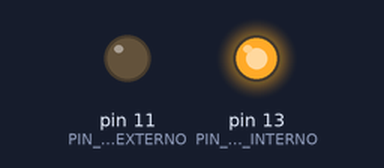
A sketch run on a simulated Arduino Uno, built with avr-gcc and run on an emulated ATmega328P. Parts: output pins drawn as LEDs (lit = HIGH).

Above: at 0.05 s.
At 5.5 s:
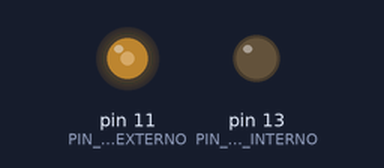
At 10.95 s:
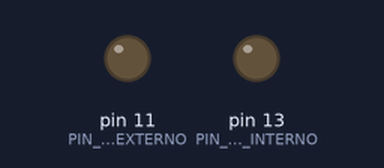
Timing chart, 0 to 14.3 s (numbered marks = the images above):
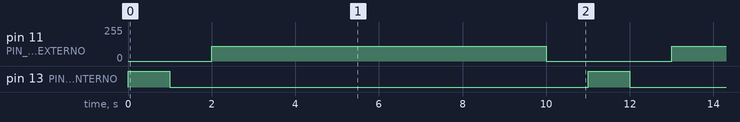

Measured:
- by itself, pin 11 (PIN_LED_EXTERNO): alternates 110/255 for 8.0 s and 0/255 for 3.0 s
- by itself, pin 13 (PIN_LED_INTERNO): alternates HIGH for 1.0 s and LOW for 10.0 s

The sketch:

reto0_estoyvivo_paso2.ino
```cpp
/*
  EstoyVivo - RETO 0 - Taller Arduino Basics I

  Ripolab Hacklab Noviembre 2017

  by @akirasan
  ripolab.org

*/

// DEFINE funciona como un sustituto de "palabra" por "valor"
// Definimos el número del pin interno de Ardunino, por defecto es el 13
#define PIN_LED_INTERNO 13
#define PIN_LED_EXTERNO 11  // Pin PWM

// Rutina de configuración
void setup() {

  // Definimos el pin 13 de salida, ya que vamos a escribir valores de 0 y 1
  pinMode(PIN_LED_INTERNO, OUTPUT);

  // Definimos el pin 11 de salida, ya que vamos a escribir valores entre 0 y 1024
  pinMode(PIN_LED_EXTERNO, OUTPUT);
}


// Rutina del loop
void loop() {

  // Escribimos un valor DIDITAL HIGH = 1 = 5v = LED encendido, en el pin 13
  digitalWrite(PIN_LED_INTERNO, HIGH);
  // Esperamos 1 segundo
  delay(1000);
  // Escribimos un valor DIDITAL LOW = 0 = 0v = LED apagado, en el pin 13
  digitalWrite(PIN_LED_INTERNO, LOW);
  // Esperamos 1 segundo
  delay(1000);


  // Escribimos un valor ANALOG 110 = 2,15v = LED encendido, en el pin 11
  analogWrite(PIN_LED_EXTERNO, 110);

  // Esperamos 1 segundo
  delay(8000);

  // Escribimos un valor ANALOG 0 = 0v = LED apagado, en el pin 11
  analogWrite(PIN_LED_EXTERNO, 0);

  // Esperamos 1 segundo
  delay(1000);

}
```
